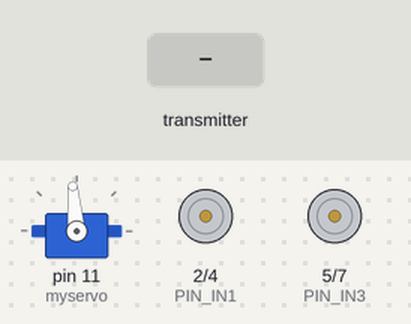
The sketch below on a simulated Arduino Uno, built with avr-gcc and run on an emulated ATmega328P. On the bench: servo, motor-driver pin pairs drawn as motors (green arrow = first pin HIGH = forward, orange = second pin HIGH = backward, longer = more drive, scaled by the enable pin). The inputs (shaded band) are chosen by the test bench. No radio packets arrive unless stated.

Above: at 1.2 s.
1.3 s: the transmitter starts sending potValue.0 = 0
At 1.46 s:
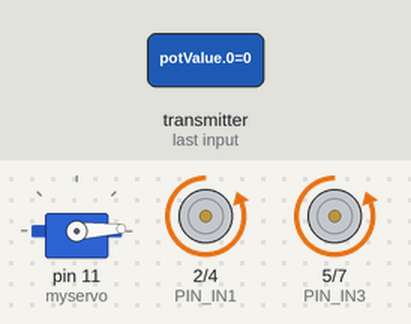
4.3 s: the transmitter starts sending potValue.1 = 256
At 7.0 s:
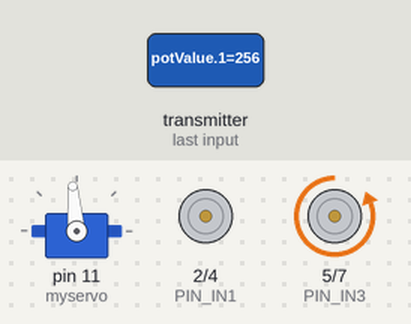
7.3 s: the transmitter starts sending potValue.2 = 256
At 7.7 s:
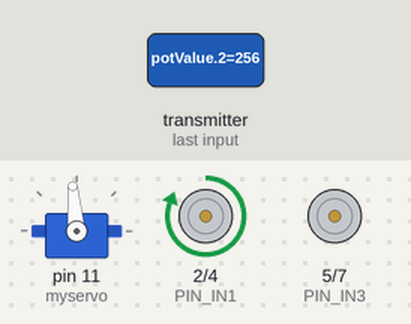
8.8 s: the transmitter starts sending potValue.4 = 256
11.8 s: the transmitter starts sending potValue.0 = 256
At 14.0 s:
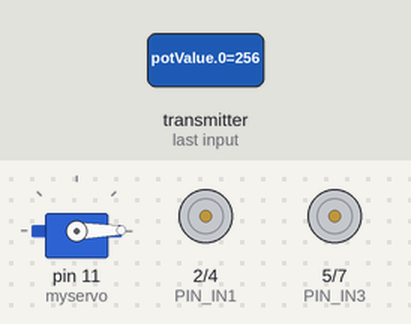
14.8 s: the transmitter starts sending potValue.1 = 0
At 15.8 s:
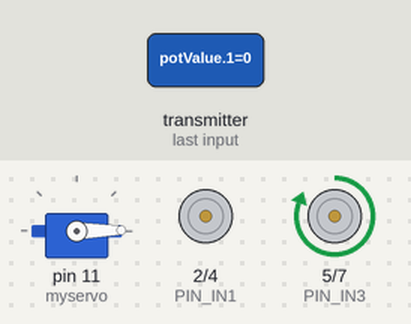
Timing chart, 0 to 17.3 s (numbered marks = the images above; inputs shaded):
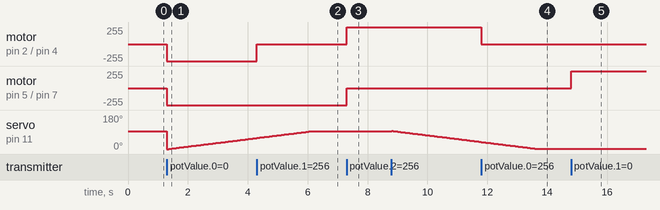

The sketch:

05th_robot.ino
```cpp
#include <SPI.h>  // Подключаем библиотеку для работы с SPI-интерфейсом
#include <nRF24L01.h> // Подключаем файл конфигурации из библиотеки RF24
#include <RF24.h> // Подключаем библиотеку для работа для работы с модулем NRF24L01
#include <Servo.h>

#define PIN_ENA 3 // Вывод управления скоростью вращения мотора №1
#define PIN_ENB 6 // Вывод управления скоростью вращения мотора №2
#define PIN_IN1 2 // Вывод управления направлением вращения мотора №1
#define PIN_IN2 4 // Вывод управления направлением вращения мотора №1
#define PIN_IN3 5 // Вывод управления направлением вращения мотора №2
#define PIN_IN4 7 // Вывод управления направлением вращения мотора №2

#define PIN_CE  9  // Номер пина Arduino, к которому подключен вывод CE радиомодуля
#define PIN_CSN 10 // Номер пина Arduino, к которому подключен вывод CSN радиомодуля

RF24 radio(PIN_CE, PIN_CSN); // Создаём объект radio с указанием выводов CE и CSN
Servo myservo;

int potValue[6]; // Создаём массив для приёма значений потенциометра
int pos = 0;    //

bool flag = true;
bool katap = true;

uint8_t power = 0; // Значение ШИМ (или скорости вращения)

void setup() {
  Serial.begin(9600);

  // Установка всех управляющих пинов в режим выхода
  pinMode(PIN_ENA, OUTPUT); //левое колесо на аналог
  pinMode(PIN_ENB, OUTPUT); //правое колесо на аналог
  pinMode(PIN_IN1, OUTPUT); //
  pinMode(PIN_IN2, OUTPUT);
  pinMode(PIN_IN3, OUTPUT);
  pinMode(PIN_IN4, OUTPUT);

  // Команда остановки двум моторам
  digitalWrite(PIN_IN1, LOW);
  digitalWrite(PIN_IN2, LOW);
  digitalWrite(PIN_IN3, LOW);
  digitalWrite(PIN_IN4, LOW);

  myservo.attach(11);
  myservo.write(95);
  // Настройка радиоприёма
  radio.begin();  // Инициализация модуля NRF24L01
  radio.setChannel(25); // Обмен данными будет вестись на пятом канале (2,405 ГГц)
  radio.setDataRate (RF24_1MBPS); // Скорость обмена данными 1 Мбит/сек
  radio.setPALevel(RF24_PA_HIGH); // Выбираем высокую мощность передатчика (-6dBm)
  radio.openReadingPipe (1, 0x4848484848LL); // Открываем трубу ID передатчика
  radio.startListening(); // Начинаем прослушивать открываемую трубу
}


void loop() {
  if(radio.available()){    // Если в буфер приёмника поступили данные
    radio.read(&potValue, sizeof(potValue));    // Читаем показания с пульта
    //изначально было два варианта. первый - прописать действия в зависимости от джойстика для каждого положения, но так моторы работали ассинхронно.
    // поэтому было решено прописать действия ситуационно:  4 случая, приведённые ниже
    if (potValue[2] == 0){
      flag = true;
    } else if (potValue[3] == 0) {
      flag = false;
    } else {
      flag = flag;
    }

    if (potValue[4] == 0){
      katap = true;
    } else if (potValue[5] == 0) {
      katap = false;
    } else {
      katap = katap;
    }

    if (flag) {
      if (potValue[0] > 125 && potValue[1] > 125){
          analogWrite(PIN_ENA, map(potValue[1],126,255,0,255));
          analogWrite(PIN_ENB, map(potValue[0],126,255,0,255));

          // Задаём направление для 1-го мотора
          digitalWrite(PIN_IN1, HIGH);
          digitalWrite(PIN_IN2, LOW);
          // Задаём направление для 2-го мотора
          digitalWrite(PIN_IN3, HIGH);
          digitalWrite(PIN_IN4, LOW);

        } else if (potValue[1] < 125 && potValue[0] > 125) {
          analogWrite(PIN_ENA, map(potValue[1],0,125,255,0));
          analogWrite(PIN_ENB, map(potValue[0],126,255,0,255));

          // Задаём направление для 1-го мотора
          digitalWrite(PIN_IN1, LOW);
          digitalWrite(PIN_IN2, HIGH);

          // Задаём направление для 2-го мотора
          digitalWrite(PIN_IN3, HIGH);
          digitalWrite(PIN_IN4, LOW);
        } else if (potValue[1] > 125 && potValue[0] < 125) {
          analogWrite(PIN_ENA, map(potValue[1],126,255,0,255));
          analogWrite(PIN_ENB, map(potValue[0],0,125,255,0));

          // Задаём направление для 1-го мотора
          digitalWrite(PIN_IN1, HIGH);
          digitalWrite(PIN_IN2, LOW);

          // Задаём направление для 2-го мотора
          digitalWrite(PIN_IN3, LOW);
          digitalWrite(PIN_IN4, HIGH);
        } else if (potValue[0] < 125 && potValue[1] < 125) {
          analogWrite(PIN_ENA, map(potValue[1],0,125,255,0));
          analogWrite(PIN_ENB, map(potValue[0],0,125,255,0));

          // Задаём направление для 1-го мотора
          digitalWrite(PIN_IN1, LOW);
          digitalWrite(PIN_IN2, HIGH);

          // Задаём направление для 2-го мотора
          digitalWrite(PIN_IN3, LOW);
          digitalWrite(PIN_IN4, HIGH);
        }
    } else {
      if (potValue[0] > 125 && potValue[1] > 125){
          analogWrite(PIN_ENA, map(potValue[0],126,255,0,255));
          analogWrite(PIN_ENB, map(potValue[1],126,255,0,255));

          // Задаём направление для 1-го мотора
          digitalWrite(PIN_IN1, LOW);
          digitalWrite(PIN_IN2, HIGH);

          // Задаём направление для 2-го мотора
          digitalWrite(PIN_IN3, LOW);
          digitalWrite(PIN_IN4, HIGH);
        } else if (potValue[0] < 125 && potValue[1] > 125) {
          analogWrite(PIN_ENA, map(potValue[0],0,125,255,0));
          analogWrite(PIN_ENB, map(potValue[1],126,255,0,255));

          // Задаём направление для 1-го мотора
          digitalWrite(PIN_IN1, HIGH);
          digitalWrite(PIN_IN2, LOW);

          // Задаём направление для 2-го мотора
          digitalWrite(PIN_IN3, LOW);
          digitalWrite(PIN_IN4, HIGH);
        } else if (potValue[0] > 125 && potValue[1] < 125) {
          analogWrite(PIN_ENA, map(potValue[0],126,255,0,255));
          analogWrite(PIN_ENB, map(potValue[1],0,125,255,0));

          // Задаём направление для 1-го мотора
          digitalWrite(PIN_IN1, LOW);
          digitalWrite(PIN_IN2, HIGH);

          // Задаём направление для 2-го мотора
          digitalWrite(PIN_IN3, HIGH);
          digitalWrite(PIN_IN4, LOW);
        } else if (potValue[1] < 125 && potValue[0] < 125) {
          analogWrite(PIN_ENA, map(potValue[0],0,125,255,0));
          analogWrite(PIN_ENB, map(potValue[1],0,125,255,0));

          // Задаём направление для 1-го мотора
          digitalWrite(PIN_IN1, HIGH);
          digitalWrite(PIN_IN2, LOW);

          // Задаём направление для 2-го мотора
          digitalWrite(PIN_IN3, HIGH);
          digitalWrite(PIN_IN4, LOW);
        }
    }

   if (katap == true && pos <= 95){
     myservo.write(pos);
     pos += 1;
     delay(15);
   } else if (katap == false && pos > 0){
     myservo.write(pos);
     pos -= 1;
     delay(15);
   }
  }
}
```

Measured:
- after the input at 1.3 s, motor on pin 2 (PIN_IN1) / pin 4 (PIN_IN2), motor on pin 5 (PIN_IN3) / pin 7 (PIN_IN4): stopped → backward 255/255 at once
- after the input at 4.3 s, motor on pin 2 (PIN_IN1) / pin 4 (PIN_IN2): backward 255/255 → stopped at once
- after the input at 7.3 s, motor on pin 2 (PIN_IN1) / pin 4 (PIN_IN2): stopped → forward 255/255 at once; motor on pin 5 (PIN_IN3) / pin 7 (PIN_IN4): backward 255/255 → stopped at once
- after the input at 11.8 s, motor on pin 2 (PIN_IN1) / pin 4 (PIN_IN2): forward 255/255 → stopped at once
- after the input at 14.8 s, motor on pin 5 (PIN_IN3) / pin 7 (PIN_IN4): stopped → forward 255/255 at once
